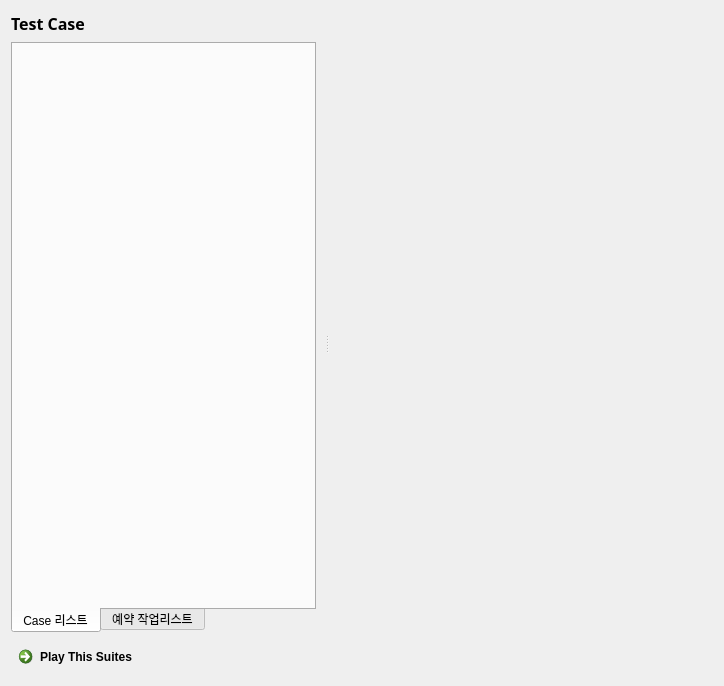
<?xml version="1.0" encoding="UTF-8"?>
<ui version="4.0">
 <class>Form</class>
 <widget class="QWidget" name="Form">
  <property name="geometry">
   <rect>
    <x>0</x>
    <y>0</y>
    <width>724</width>
    <height>686</height>
   </rect>
  </property>
  <property name="windowTitle">
   <string>Form</string>
  </property>
  <layout class="QGridLayout" name="gridLayout_4">
   <item row="0" column="0">
    <widget class="QSplitter" name="splitter_case_step">
     <property name="orientation">
      <enum>Qt::Horizontal</enum>
     </property>
     <widget class="QWidget" name="layoutWidget">
      <layout class="QVBoxLayout" name="verticalLayout">
       <property name="rightMargin">
        <number>9</number>
       </property>
       <item>
        <widget class="QLabel" name="lbl_case">
         <property name="minimumSize">
          <size>
           <width>0</width>
           <height>25</height>
          </size>
         </property>
         <property name="maximumSize">
          <size>
           <width>16777215</width>
           <height>25</height>
          </size>
         </property>
         <property name="font">
          <font>
           <family>Agency FB</family>
           <pointsize>12</pointsize>
           <weight>75</weight>
           <bold>true</bold>
          </font>
         </property>
         <property name="text">
          <string>Test Case</string>
         </property>
         <property name="scaledContents">
          <bool>false</bool>
         </property>
        </widget>
       </item>
       <item>
        <widget class="QTabWidget" name="tab_caseList">
         <property name="tabPosition">
          <enum>QTabWidget::South</enum>
         </property>
         <property name="currentIndex">
          <number>0</number>
         </property>
         <widget class="QWidget" name="tab">
          <attribute name="title">
           <string>Case 리스트</string>
          </attribute>
          <layout class="QGridLayout" name="gridLayout_3">
           <property name="leftMargin">
            <number>0</number>
           </property>
           <property name="topMargin">
            <number>0</number>
           </property>
           <property name="rightMargin">
            <number>0</number>
           </property>
           <property name="bottomMargin">
            <number>0</number>
           </property>
           <item row="0" column="0">
            <layout class="QGridLayout" name="testCase_layout"/>
           </item>
          </layout>
         </widget>
         <widget class="QWidget" name="tab_2">
          <attribute name="title">
           <string>예약 작업리스트</string>
          </attribute>
          <layout class="QGridLayout" name="gridLayout_2">
           <property name="leftMargin">
            <number>0</number>
           </property>
           <property name="topMargin">
            <number>0</number>
           </property>
           <property name="rightMargin">
            <number>0</number>
           </property>
           <property name="bottomMargin">
            <number>0</number>
           </property>
           <item row="0" column="0">
            <widget class="QTreeWidget" name="tw_scheduleList">
             <column>
              <property name="text">
               <string>예약 리스트</string>
              </property>
             </column>
             <column>
              <property name="text">
               <string>Schedule Id</string>
              </property>
             </column>
             <column>
              <property name="text">
               <string>설명</string>
              </property>
             </column>
             <column>
              <property name="text">
               <string>대기시간</string>
              </property>
             </column>
            </widget>
           </item>
          </layout>
         </widget>
        </widget>
       </item>
       <item>
        <widget class="QCommandLinkButton" name="btn_playSuites">
         <property name="enabled">
          <bool>true</bool>
         </property>
         <property name="maximumSize">
          <size>
           <width>16777215</width>
           <height>40</height>
          </size>
         </property>
         <property name="text">
          <string>Play This Suites</string>
         </property>
         <property name="icon">
          <iconset resource="icon/res.qrc">
           <normaloff>:/case/play.png</normaloff>
           <normalon>:/suites/thead_stop.png</normalon>:/case/play.png</iconset>
         </property>
         <property name="checkable">
          <bool>false</bool>
         </property>
         <property name="checked">
          <bool>false</bool>
         </property>
        </widget>
       </item>
      </layout>
     </widget>
     <widget class="QWidget" name="gridLayoutWidget_2">
      <layout class="QGridLayout" name="gridLayout_5">
       <property name="leftMargin">
        <number>9</number>
       </property>
       <item row="0" column="0">
        <widget class="QStackedWidget" name="sw_caseStep">
         <property name="currentIndex">
          <number>0</number>
         </property>
         <widget class="QWidget" name="page_None">
          <layout class="QGridLayout" name="gridLayout">
           <property name="leftMargin">
            <number>0</number>
           </property>
           <property name="topMargin">
            <number>0</number>
           </property>
           <property name="rightMargin">
            <number>0</number>
           </property>
           <property name="bottomMargin">
            <number>0</number>
           </property>
          </layout>
         </widget>
         <widget class="QWidget" name="page_CaseStep">
          <layout class="QGridLayout" name="gridLayout_11">
           <property name="leftMargin">
            <number>0</number>
           </property>
           <property name="topMargin">
            <number>0</number>
           </property>
           <property name="rightMargin">
            <number>0</number>
           </property>
           <property name="bottomMargin">
            <number>0</number>
           </property>
           <item row="0" column="0">
            <widget class="QTabWidget" name="tab_caseStep">
             <property name="tabPosition">
              <enum>QTabWidget::South</enum>
             </property>
             <property name="currentIndex">
              <number>0</number>
             </property>
             <widget class="QWidget" name="tab_5">
              <attribute name="title">
               <string>Case 정보</string>
              </attribute>
              <layout class="QGridLayout" name="gridLayout_7">
               <property name="leftMargin">
                <number>0</number>
               </property>
               <property name="topMargin">
                <number>0</number>
               </property>
               <property name="rightMargin">
                <number>0</number>
               </property>
               <property name="bottomMargin">
                <number>0</number>
               </property>
               <item row="0" column="0">
                <widget class="QSplitter" name="splitter_case_info">
                 <property name="orientation">
                  <enum>Qt::Vertical</enum>
                 </property>
                 <widget class="QWidget" name="layoutWidget_4">
                  <layout class="QVBoxLayout" name="verticalLayout_6">
                   <property name="bottomMargin">
                    <number>5</number>
                   </property>
                   <item>
                    <widget class="QLabel" name="lbl_caseInfo">
                     <property name="minimumSize">
                      <size>
                       <width>0</width>
                       <height>25</height>
                      </size>
                     </property>
                     <property name="maximumSize">
                      <size>
                       <width>16777215</width>
                       <height>25</height>
                      </size>
                     </property>
                     <property name="font">
                      <font>
                       <family>Agency FB</family>
                       <pointsize>12</pointsize>
                       <weight>75</weight>
                       <bold>true</bold>
                      </font>
                     </property>
                     <property name="text">
                      <string>&lt;h4&gt;&lt;font color='DodgerBlue'&gt; Case Info &lt;/font&gt;&lt;/h4&gt;</string>
                     </property>
                     <property name="scaledContents">
                      <bool>false</bool>
                     </property>
                    </widget>
                   </item>
                   <item>
                    <widget class="Line" name="line_3">
                     <property name="orientation">
                      <enum>Qt::Horizontal</enum>
                     </property>
                    </widget>
                   </item>
                   <item>
                    <layout class="QGridLayout" name="gridLayout_10">
                     <item row="0" column="0">
                      <widget class="QLabel" name="label_6">
                       <property name="text">
                        <string>Case명</string>
                       </property>
                      </widget>
                     </item>
                     <item row="0" column="1">
                      <widget class="QLineEdit" name="edt_caseNm">
                       <property name="styleSheet">
                        <string notr="true"/>
                       </property>
                       <property name="readOnly">
                        <bool>true</bool>
                       </property>
                      </widget>
                     </item>
                     <item row="1" column="0">
                      <widget class="QLabel" name="label_7">
                       <property name="text">
                        <string>Case 설명</string>
                       </property>
                      </widget>
                     </item>
                     <item row="1" column="1">
                      <widget class="QTextEdit" name="edt_caseDesc">
                       <property name="styleSheet">
                        <string notr="true"/>
                       </property>
                       <property name="readOnly">
                        <bool>false</bool>
                       </property>
                       <property name="html">
                        <string>&lt;!DOCTYPE HTML PUBLIC &quot;-//W3C//DTD HTML 4.0//EN&quot; &quot;http://www.w3.org/TR/REC-html40/strict.dtd&quot;&gt;
&lt;html&gt;&lt;head&gt;&lt;meta name=&quot;qrichtext&quot; content=&quot;1&quot; /&gt;&lt;style type=&quot;text/css&quot;&gt;
p, li { white-space: pre-wrap; }
&lt;/style&gt;&lt;/head&gt;&lt;body style=&quot; font-family:'Gulim'; font-size:9pt; font-weight:400; font-style:normal;&quot;&gt;
&lt;p style=&quot;-qt-paragraph-type:empty; margin-top:0px; margin-bottom:0px; margin-left:0px; margin-right:0px; -qt-block-indent:0; text-indent:0px;&quot;&gt;&lt;br /&gt;&lt;/p&gt;&lt;/body&gt;&lt;/html&gt;</string>
                       </property>
                      </widget>
                     </item>
                    </layout>
                   </item>
                  </layout>
                 </widget>
                 <widget class="QWidget" name="gridLayoutWidget_4">
                  <layout class="QVBoxLayout" name="verticalLayout_7">
                   <property name="topMargin">
                    <number>5</number>
                   </property>
                   <item>
                    <widget class="QLabel" name="lbl_caseInputValue">
                     <property name="minimumSize">
                      <size>
                       <width>0</width>
                       <height>25</height>
                      </size>
                     </property>
                     <property name="maximumSize">
                      <size>
                       <width>16777215</width>
                       <height>25</height>
                      </size>
                     </property>
                     <property name="font">
                      <font>
                       <family>Agency FB</family>
                       <pointsize>12</pointsize>
                       <weight>75</weight>
                       <bold>true</bold>
                      </font>
                     </property>
                     <property name="text">
                      <string>&lt;h4&gt;&lt;font color='DodgerBlue'&gt; Case Input Value &lt;/font&gt;&lt;/h4&gt;</string>
                     </property>
                     <property name="scaledContents">
                      <bool>false</bool>
                     </property>
                    </widget>
                   </item>
                   <item>
                    <widget class="QTreeWidget" name="tw_inputValue">
                     <property name="autoExpandDelay">
                      <number>2</number>
                     </property>
                     <property name="indentation">
                      <number>20</number>
                     </property>
                     <property name="rootIsDecorated">
                      <bool>false</bool>
                     </property>
                     <attribute name="headerVisible">
                      <bool>false</bool>
                     </attribute>
                     <attribute name="headerCascadingSectionResizes">
                      <bool>true</bool>
                     </attribute>
                     <attribute name="headerMinimumSectionSize">
                      <number>100</number>
                     </attribute>
                     <attribute name="headerDefaultSectionSize">
                      <number>300</number>
                     </attribute>
                     <column>
                      <property name="text">
                       <string>1</string>
                      </property>
                     </column>
                     <column>
                      <property name="text">
                       <string>2</string>
                      </property>
                     </column>
                     <column>
                      <property name="text">
                       <string>3</string>
                      </property>
                     </column>
                     <item>
                      <property name="text">
                       <string>SVC_COMBO</string>
                      </property>
                      <property name="font">
                       <font>
                        <weight>75</weight>
                        <bold>true</bold>
                       </font>
                      </property>
                      <property name="foreground">
                       <brush brushstyle="SolidPattern">
                        <color alpha="255">
                         <red>255</red>
                         <green>99</green>
                         <blue>71</blue>
                        </color>
                       </brush>
                      </property>
                      <item>
                       <property name="text">
                        <string>$TEST_5G_EQP_MDL_CD$</string>
                       </property>
                       <property name="text">
                        <string>테스트단말모델(5G)</string>
                       </property>
                       <property name="text">
                        <string>A23Q</string>
                       </property>
                      </item>
                      <item>
                       <property name="text">
                        <string>$TEST_5G_EQP_SER_NUM$</string>
                       </property>
                       <property name="text">
                        <string>테스트단말일련번호(5G)</string>
                       </property>
                       <property name="text">
                        <string>0078073</string>
                       </property>
                      </item>
                     </item>
                     <item>
                      <property name="text">
                       <string>Fixed Data</string>
                      </property>
                      <property name="font">
                       <font>
                        <weight>75</weight>
                        <bold>true</bold>
                       </font>
                      </property>
                      <property name="background">
                       <brush brushstyle="NoBrush">
                        <color alpha="255">
                         <red>0</red>
                         <green>0</green>
                         <blue>0</blue>
                        </color>
                       </brush>
                      </property>
                      <property name="foreground">
                       <brush brushstyle="SolidPattern">
                        <color alpha="255">
                         <red>255</red>
                         <green>99</green>
                         <blue>71</blue>
                        </color>
                       </brush>
                      </property>
                      <property name="text">
                       <string/>
                      </property>
                      <property name="foreground">
                       <brush brushstyle="SolidPattern">
                        <color alpha="255">
                         <red>255</red>
                         <green>99</green>
                         <blue>0</blue>
                        </color>
                       </brush>
                      </property>
                      <item>
                       <property name="text">
                        <string>$TEST_SVC_NUM$</string>
                       </property>
                       <property name="text">
                        <string>테스트 서비스번호</string>
                       </property>
                       <property name="text">
                        <string>01026143738</string>
                       </property>
                      </item>
                      <item>
                       <property name="text">
                        <string>$TEST_SVC_MGMT_NUM$</string>
                       </property>
                       <property name="text">
                        <string>테스트 서비스관리번호</string>
                       </property>
                       <property name="text">
                        <string>7271083704</string>
                       </property>
                      </item>
                      <item>
                       <property name="text">
                        <string>$TEST_FEE_PROD_NM$</string>
                       </property>
                       <property name="text">
                        <string>테스트 요금제명</string>
                       </property>
                       <property name="text">
                        <string>슬림</string>
                       </property>
                      </item>
                     </item>
                    </widget>
                   </item>
                   <item>
                    <widget class="Line" name="line_4">
                     <property name="orientation">
                      <enum>Qt::Horizontal</enum>
                     </property>
                    </widget>
                   </item>
                  </layout>
                 </widget>
                </widget>
               </item>
              </layout>
             </widget>
             <widget class="QWidget" name="tab_6">
              <attribute name="title">
               <string>Step 정보</string>
              </attribute>
              <layout class="QGridLayout" name="gridLayout_8">
               <property name="leftMargin">
                <number>0</number>
               </property>
               <property name="topMargin">
                <number>0</number>
               </property>
               <property name="rightMargin">
                <number>0</number>
               </property>
               <property name="bottomMargin">
                <number>0</number>
               </property>
               <item row="0" column="0">
                <layout class="QVBoxLayout" name="verticalLayout_8">
                 <item>
                  <widget class="QLabel" name="label_8">
                   <property name="minimumSize">
                    <size>
                     <width>0</width>
                     <height>25</height>
                    </size>
                   </property>
                   <property name="maximumSize">
                    <size>
                     <width>16777215</width>
                     <height>25</height>
                    </size>
                   </property>
                   <property name="font">
                    <font>
                     <family>Agency FB</family>
                     <pointsize>12</pointsize>
                     <weight>75</weight>
                     <bold>true</bold>
                    </font>
                   </property>
                   <property name="text">
                    <string>&lt;h4&gt;&lt;font color='DodgerBlue'&gt; Test Step &lt;/font&gt;&lt;/h4&gt;</string>
                   </property>
                   <property name="scaledContents">
                    <bool>false</bool>
                   </property>
                  </widget>
                 </item>
                 <item>
                  <layout class="QGridLayout" name="testStep_layout"/>
                 </item>
                </layout>
               </item>
              </layout>
             </widget>
             <widget class="QWidget" name="tab_3">
              <attribute name="title">
               <string>테스트 데이타</string>
              </attribute>
              <layout class="QGridLayout" name="gridLayout_9">
               <property name="leftMargin">
                <number>0</number>
               </property>
               <property name="topMargin">
                <number>0</number>
               </property>
               <property name="rightMargin">
                <number>0</number>
               </property>
               <property name="bottomMargin">
                <number>0</number>
               </property>
               <item row="0" column="0">
                <layout class="QVBoxLayout" name="layout">
                 <item>
                  <widget class="QLabel" name="lbl_dataInfo">
                   <property name="minimumSize">
                    <size>
                     <width>0</width>
                     <height>25</height>
                    </size>
                   </property>
                   <property name="maximumSize">
                    <size>
                     <width>16777215</width>
                     <height>25</height>
                    </size>
                   </property>
                   <property name="font">
                    <font>
                     <family>Agency FB</family>
                     <pointsize>12</pointsize>
                     <weight>75</weight>
                     <bold>true</bold>
                    </font>
                   </property>
                   <property name="text">
                    <string>&lt;h4&gt;&lt;font color='DodgerBlue'&gt; Test Data Info &lt;/font&gt;&lt;/h4&gt;</string>
                   </property>
                   <property name="scaledContents">
                    <bool>false</bool>
                   </property>
                  </widget>
                 </item>
                 <item>
                  <widget class="Line" name="line">
                   <property name="orientation">
                    <enum>Qt::Horizontal</enum>
                   </property>
                  </widget>
                 </item>
                 <item>
                  <layout class="QGridLayout" name="marking_layout"/>
                 </item>
                </layout>
               </item>
              </layout>
             </widget>
            </widget>
           </item>
          </layout>
         </widget>
        </widget>
       </item>
      </layout>
     </widget>
    </widget>
   </item>
  </layout>
  <action name="action_autoAddTestStep">
   <property name="checkable">
    <bool>false</bool>
   </property>
   <property name="text">
    <string>Auto Add Test Step</string>
   </property>
   <property name="toolTip">
    <string>Auto Add Test Step</string>
   </property>
   <property name="statusTip">
    <string>Auto Add Test Step</string>
   </property>
   <property name="shortcut">
    <string>Ctrl+Shift+V</string>
   </property>
  </action>
 </widget>
 <resources>
  <include location="icon/res.qrc"/>
 </resources>
 <connections/>
</ui>
